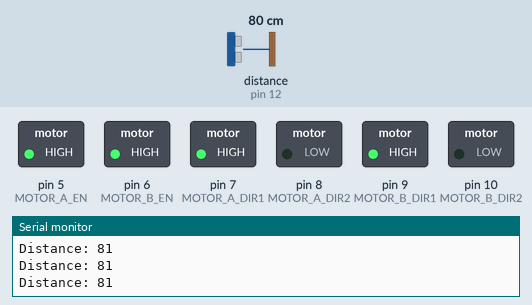
Simulated run of this sketch. Board: Arduino Uno, built with avr-gcc and run on an emulated ATmega328P. Shown: switched loads named in the sketch (green lamp = pin HIGH), the last lines printed to the serial monitor. Inputs (shaded band) come from the test bench; at power-on: distance to the obstacle (sensor on pin 12) 80 cm. The echo pulse lasts 58.3 µs per cm.

Above: at 1.2 s.
1.3 s: distance to the obstacle (sensor on pin 12) set to 33 cm
2.8 s: distance to the obstacle (sensor on pin 12) set to 27 cm
At 4.0 s:
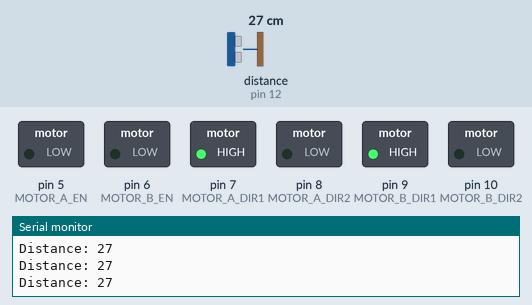
4.3 s: distance to the obstacle (sensor on pin 12) set to 35 cm
At 5.4 s:
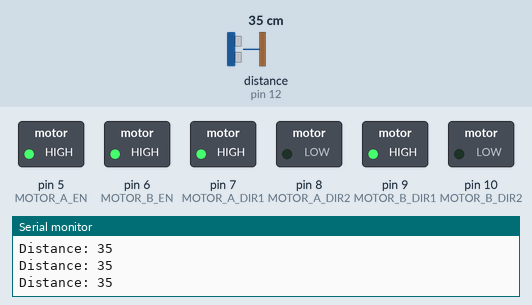
5.8 s: distance to the obstacle (sensor on pin 12) set to 2 cm
At 6.8 s:
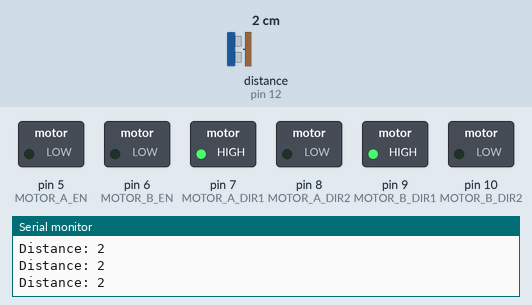
Timing chart, 0 to 8.3 s (numbered marks = the images above; inputs shaded):
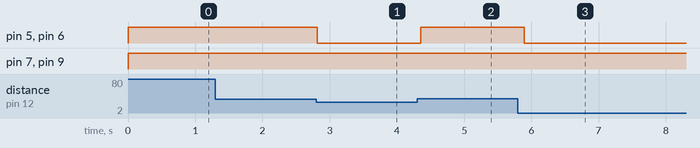

The sketch:

Follow_me_robot.ino
```cpp
#include <NewPing.h>

// Define motor pins
#define MOTOR_A_EN 5
#define MOTOR_B_EN 6
#define MOTOR_A_DIR1 7
#define MOTOR_A_DIR2 8
#define MOTOR_B_DIR1 9
#define MOTOR_B_DIR2 10


#define TRIGGER_PIN 11
#define ECHO_PIN 12
#define MAX_DISTANCE 200

NewPing sonar(TRIGGER_PIN, ECHO_PIN, MAX_DISTANCE);

void setup() {

  pinMode(MOTOR_A_EN, OUTPUT);
  pinMode(MOTOR_B_EN, OUTPUT);
  pinMode(MOTOR_A_DIR1, OUTPUT);
  pinMode(MOTOR_A_DIR2, OUTPUT);
  pinMode(MOTOR_B_DIR1, OUTPUT);
  pinMode(MOTOR_B_DIR2, OUTPUT);

  Serial.begin(9600);
}

void loop() {

  unsigned int distance = sonar.ping_cm();


  Serial.print("Distance: ");
  Serial.println(distance);


  if (distance > 0 && distance < 30) {
    stopMotors();
  } else if (distance >= 30) {
    moveForward();
  }

  delay(100);
}
void stopMotors() {
  digitalWrite(MOTOR_A_EN, LOW);
  digitalWrite(MOTOR_B_EN, LOW);
}
void moveForward() {
  digitalWrite(MOTOR_A_EN, HIGH);
  digitalWrite(MOTOR_B_EN, HIGH);
  digitalWrite(MOTOR_A_DIR1, HIGH);
  digitalWrite(MOTOR_A_DIR2, LOW);
  digitalWrite(MOTOR_B_DIR1, HIGH);
  digitalWrite(MOTOR_B_DIR2, LOW);
}
```

Measured:
- the behaviour switches between 30 and 29 cm on distance to the obstacle (sensor on pin 12) (found by bisection; images 0 and 1)
- after the input at 2.8 s, pin 5 (MOTOR_A_EN), pin 6 (MOTOR_B_EN): HIGH → LOW at once
- after the input at 4.3 s, pin 5 (MOTOR_A_EN), pin 6 (MOTOR_B_EN): LOW → HIGH after 0.05 s
- after the input at 5.8 s, pin 5 (MOTOR_A_EN), pin 6 (MOTOR_B_EN): HIGH → LOW after 0.09 s
